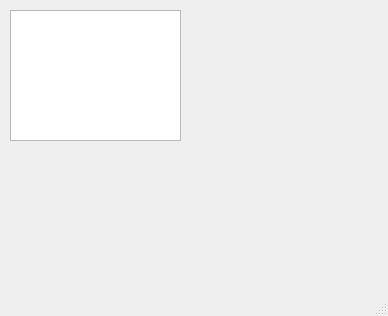
<?xml version="1.0" encoding="UTF-8"?>
<ui version="4.0">
 <class>MainWindow</class>
 <widget class="QMainWindow" name="MainWindow">
  <property name="geometry">
   <rect>
    <x>0</x>
    <y>0</y>
    <width>388</width>
    <height>316</height>
   </rect>
  </property>
  <property name="windowTitle">
   <string>MainWindow</string>
  </property>
  <widget class="QWidget" name="centralwidget">
   <widget class="QPlainTextEdit" name="plainTextEdit">
    <property name="geometry">
     <rect>
      <x>10</x>
      <y>10</y>
      <width>171</width>
      <height>131</height>
     </rect>
    </property>
   </widget>
  </widget>
  <widget class="QMenuBar" name="menubar">
   <property name="geometry">
    <rect>
     <x>0</x>
     <y>0</y>
     <width>388</width>
     <height>21</height>
    </rect>
   </property>
  </widget>
  <widget class="QStatusBar" name="statusbar"/>
 </widget>
 <resources/>
 <connections/>
</ui>
